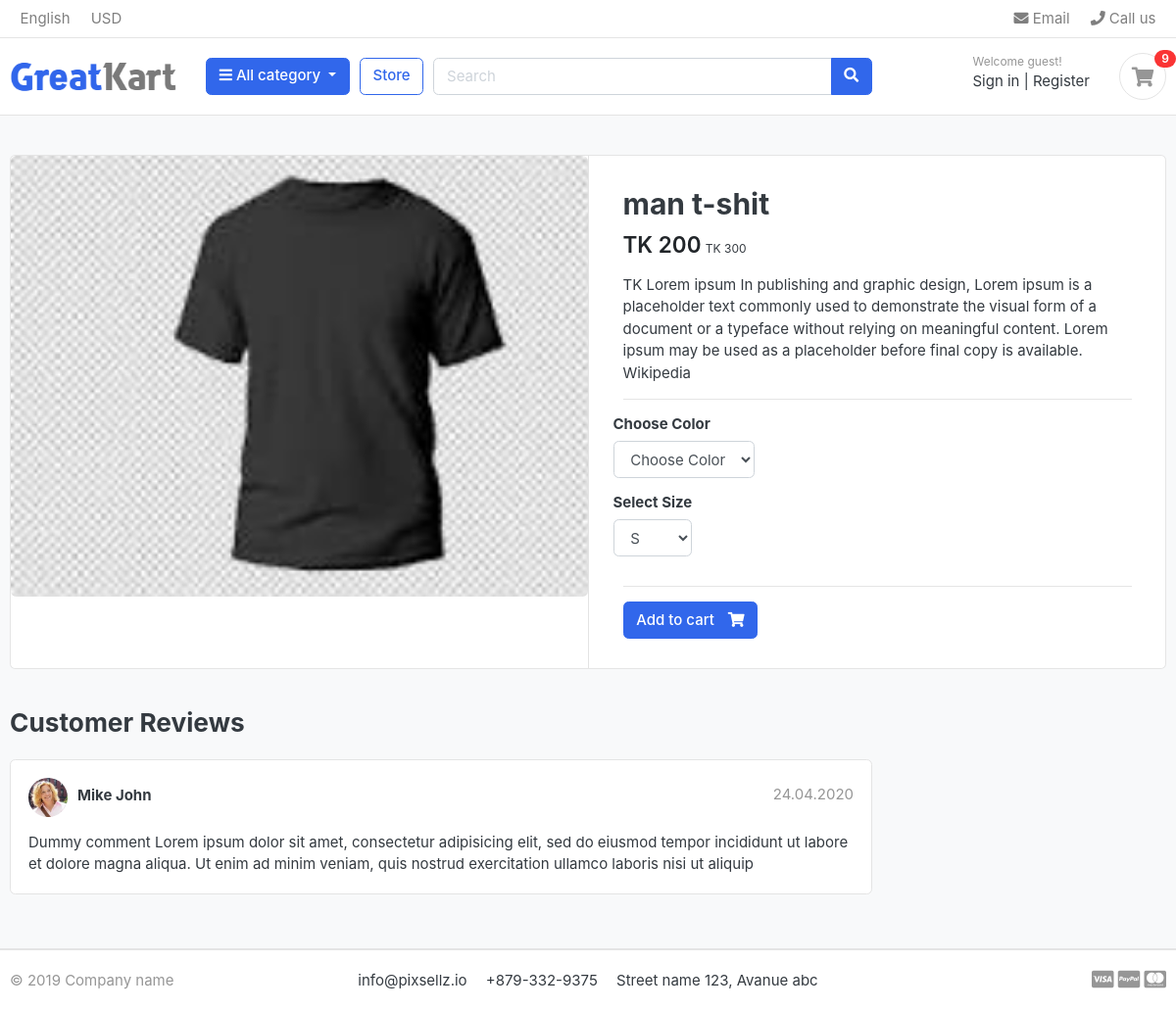
Page /product-detail/man-t-shirt/man-t-shit/10/ (signed in) on the committed database.
### store/models.py (models this page shows, shortened)
class Product(models.Model):
    name          = models.CharField(max_length=100)
    slug          = models.SlugField(max_length=100)
    selling_price = models.IntegerField()
    regular_price = models.IntegerField()
    desc          = models.TextField()
    is_availabe   = models.BooleanField(default=True)
    in_stock      = models.IntegerField()
    category      = models.ForeignKey(Category, on_delete=models.CASCADE)
    created_date  = models.DateField(auto_now_add=False)
    img           = models.ImageField(upload_to='projImg/')

### store/views.py (the view)
# urls.py: path('product-detail/<slug:category>/<slug:product>/<int:id>/', views.products_detail, name="product_detail"),
def products_detail(request, category, product, id):
    try:
        get_prod = Product.objects.get(
            category__slug=category, slug=product, pk=id)
    except Exception as e:
        raise e
    return render(request, 'product-detail.html', {'get_prod': get_prod})

### store/context_processorse.py (called while the page is built)
def menu_links(request):
    link =Category.objects.all()
    return {'links': link}

def cart_count(request):
    cart_counter = 0
    cart_counteing = Cart.objects.filter(user=request.user)
    for cart in cart_counteing:
        temp_count = cart.quantity
        cart_counter += temp_count
    return {'cart_counter' : cart_counter}

### store/models.py (called while the page is built)
    def get_absolute_url(self):
        return reverse("products_by_category", args=[self.slug])

### store/templates/product-detail.html (shortened to what this page needs)
{% extends 'base.html' %}
{% load static %}
{% block main %}
<section class="section-content padding-y bg">
	<div class="container">
	<div class="card">
		<div class="row no-gutters">
			<aside class="col-md-6">
	<article class="gallery-wrap">
		<div class="img-big-wrap">
		   <a href="#"><img src="{{get_prod.img.url}}"></a>
		</div>
	</article>
			</aside>
			<main class="col-md-6 border-left">
				<form action="{% url 'add_to_cart' get_prod.id %}" method="GET">
	<article class="content-body">
	<h2 class="title">{{get_prod.name}}</h2>
	<div class="mb-3">
		<var class="price h4">TK {{get_prod.selling_price}}</var>
		<small>TK {{get_prod.regular_price}}</small>
	</div>
	<p>TK {{get_prod.desc}}</p>
	<hr>
		<div class="row">
			<div class="item-option-select">
				<h6>Choose Color</h6>
				<select name="color" class="form-control" required>
					<option value=""  selected disabled >Choose Color</option>
				</select>
			</div>
		</div>
		<div class="row">
			<div class="item-option-select">
				<h6>Select Size</h6>
				<select name="size" id="" class="form-control">
					<option value="S">S</option>
				</select>
			</div>
		</div>
		<hr>
		{% if get_prod.in_stock <= 0 %}
		<h5 class="text-danger"> out of stock</h5>
		{% else %}
		<button class="btn  btn-primary"> <span class="text">Add to cart</span> <i class="fas fa-shopping-cart"></i>  </button>
		{% endif %}
	</article>
	</form>
			</main>
		</div>
	</div>
	<br>
	<div class="row">
				<div class="col-md-9">
		<header class="section-heading">
			<h3>Customer Reviews </h3>
		</header>
		<article class="box mb-3">
			<div class="icontext w-100">
				<img src="./images/avatars/avatar1.jpg" class="img-xs icon rounded-circle">
				<div class="text">
					<span class="date text-muted float-md-right">24.04.2020 </span>
					<h6 class="mb-1">Mike John </h6>
				</div>
			</div>
			<div class="mt-3">
				<p>
					Dummy comment Lorem ipsum dolor sit amet, consectetur adipisicing elit, sed do eiusmod
					tempor incididunt ut labore et dolore magna aliqua. Ut enim ad minim veniam,
					quis nostrud exercitation ullamco laboris nisi ut aliquip
				</p>
			</div>
		</article>
		</div>
	</div>
	</div>
	</section>
{% endblock main %}

### store/static/css/ui.css (style rules this page uses)
html { font-family: "Inter", sans-serif; font-size: 15px; }
.content-body { flex: 1 1 auto; padding: 2rem 2.3rem; }
.img-xs, .img-sm, .img-md, .img-lg { -o-object-fit: cover; object-fit: cover; flex-shrink: 0; flex-grow: 0; }
.img-xs { width: 40px; height: 40px; }
.padding-y { padding-top: 40px; padding-bottom: 40px; }
var { font-style: normal; }
article:after, .form-group:after { display: block; clear: both; content: ""; }
.bg { background-color: #f8f9fa; }
.section-heading { margin-bottom: 20px; margin-top: 15px; }
p:last-child { margin-bottom: 0; }
.btn .text + i { margin-left: 10px; }
.icontext { display: inline-flex; align-items: center; vertical-align: middle; }
.icontext .text { width: 100%; line-height: 1.2; }
.icontext .icon { position: relative; margin-right: 10px; flex-shrink: 0; flex-grow: 0; }
.price { font-weight: 600; color: #212529; }
.box { padding: 18px; background: #fff; border-radius: 0.37rem; border: 1px solid #e4e4e4; }
.box img { max-width: 100%; }
.gallery-wrap .img-big-wrap { margin-bottom: 10px; border-radius: 0.37rem; overflow: hidden; background-color: #fff; }
.gallery-wrap .img-big-wrap a { text-align: center; display: block; }
.gallery-wrap .img-big-wrap img { height: 450px; width: auto; display: inline-block; }
.item-option-select { margin-bottom: 1rem; display: inline-block; margin-right: 15px; }

### rows in the picture
Product: img (picture), name "man t-shit", selling_price "200", regular_price "300", desc "Lorem ipsum In publishing and graphic design, Lorem ipsum is a placeholder text commonly used to demonstrate the visual form of a document or a typeface without relying on meaningful content. Lorem ipsum may be used as a placeholder before final copy is available. Wikipedia"

### other values in the picture
{{ cart_counter }} "9"
